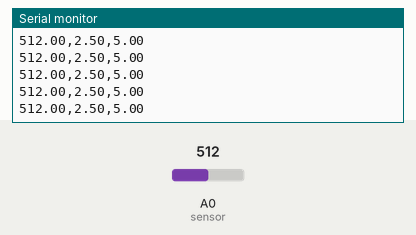
Bench run of a sketch on a simulated Arduino Uno, built with avr-gcc and run on an emulated ATmega328P. Shown: the last lines printed to the serial monitor. Inputs (shaded band) come from the test bench; at power-on: A0 (sensor) = 512.

Above: at 2.7 s.
2.8 s: A0 (sensor) set to 109
At 2.84 s:
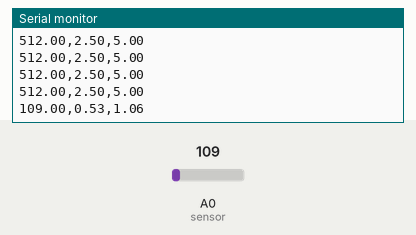
4.3 s: A0 (sensor) set to 90
At 4.33 s:
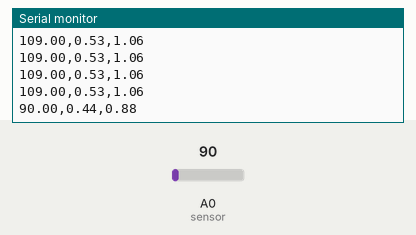
Timing chart, 0 to 7.3 s (numbered marks = the images above; inputs shaded):
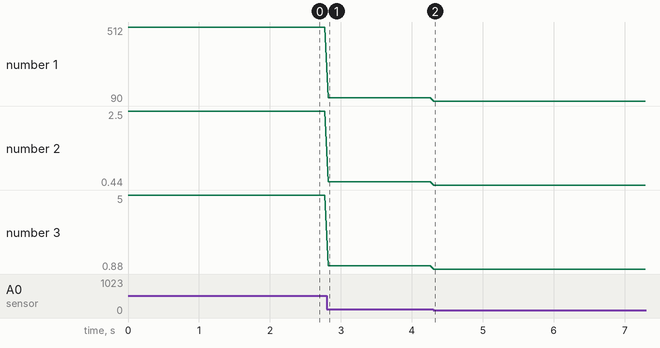

The sketch:

Maxbotix_sensor.ino
```cpp
/*
  This example shows how to read data from
  a Maxbotix Ultrasonic ranger

  The sensor is attached to analog pin 0.
  The sensor's typical response is Vcc/512 per inch

  created 25 Feb 2016
  by Tom Igoe
*/

float Vcc = 5.0;     // supply voltage. On battery, you should calculate this dynamically
void setup() {
  Serial.begin(9600);                 // initialize serial communication
}

void loop() {

  float sensorReading = analogRead(A0);    // read the sensor
  float voltage = sensorReading * (Vcc / 1023.0);
  float distance = Vcc / 512.0 * sensorReading;
  Serial.print(sensorReading);
  Serial.print(",");
  Serial.print(voltage);
  Serial.print(",");
  Serial.println(distance);
  delay(50);
}
```

Measured:
- after the input at 2.8 s, the serial monitor: prints a new line at once (image 1)
- after the input at 4.3 s, the serial monitor: prints a new line at once (image 2)
- plotted number 1: 512 → 109 after the input at 2.8 s, 109 → 90 after the input at 4.3 s
- plotted number 2: 2.5 → 0.53 after the input at 2.8 s, 0.53 → 0.44 after the input at 4.3 s
- plotted number 3: 5 → 1.06 after the input at 2.8 s, 1.06 → 0.88 after the input at 4.3 s
